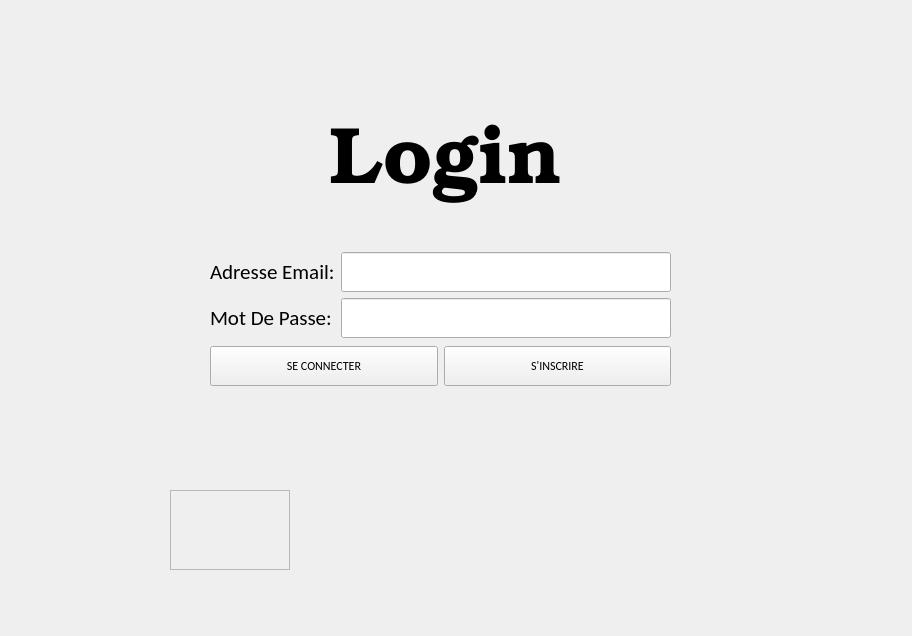
<?xml version="1.0" encoding="UTF-8"?>
<ui version="4.0">
 <class>login</class>
 <widget class="QWidget" name="login">
  <property name="geometry">
   <rect>
    <x>0</x>
    <y>0</y>
    <width>912</width>
    <height>636</height>
   </rect>
  </property>
  <property name="windowTitle">
   <string>Form</string>
  </property>
  <widget class="QFrame" name="frame">
   <property name="geometry">
    <rect>
     <x>170</x>
     <y>490</y>
     <width>120</width>
     <height>80</height>
    </rect>
   </property>
   <property name="frameShape">
    <enum>QFrame::StyledPanel</enum>
   </property>
   <property name="frameShadow">
    <enum>QFrame::Raised</enum>
   </property>
  </widget>
  <widget class="QLabel" name="label">
   <property name="geometry">
    <rect>
     <x>190</x>
     <y>90</y>
     <width>511</width>
     <height>151</height>
    </rect>
   </property>
   <property name="font">
    <font>
     <family>Bookman Old Style</family>
     <pointsize>60</pointsize>
    </font>
   </property>
   <property name="text">
    <string>Login</string>
   </property>
   <property name="alignment">
    <set>Qt::AlignCenter</set>
   </property>
  </widget>
  <widget class="QWidget" name="layoutWidget">
   <property name="geometry">
    <rect>
     <x>210</x>
     <y>250</y>
     <width>461</width>
     <height>140</height>
    </rect>
   </property>
   <layout class="QVBoxLayout" name="verticalLayout_3">
    <item>
     <layout class="QHBoxLayout" name="horizontalLayout_2">
      <item>
       <layout class="QVBoxLayout" name="verticalLayout_2">
        <item>
         <widget class="QLabel" name="label_2">
          <property name="font">
           <font>
            <family>Calibri</family>
            <pointsize>16</pointsize>
           </font>
          </property>
          <property name="text">
           <string>Adresse Email:</string>
          </property>
         </widget>
        </item>
        <item>
         <widget class="QLabel" name="label_3">
          <property name="font">
           <font>
            <family>Calibri</family>
            <pointsize>16</pointsize>
           </font>
          </property>
          <property name="text">
           <string>Mot De Passe:</string>
          </property>
         </widget>
        </item>
       </layout>
      </item>
      <item>
       <layout class="QVBoxLayout" name="verticalLayout">
        <item>
         <widget class="QLineEdit" name="emailLine">
          <property name="minimumSize">
           <size>
            <width>200</width>
            <height>40</height>
           </size>
          </property>
          <property name="font">
           <font>
            <family>Calibri</family>
            <pointsize>13</pointsize>
           </font>
          </property>
          <property name="inputMask">
           <string/>
          </property>
          <property name="frame">
           <bool>true</bool>
          </property>
         </widget>
        </item>
        <item>
         <widget class="QLineEdit" name="passwordLine">
          <property name="minimumSize">
           <size>
            <width>200</width>
            <height>40</height>
           </size>
          </property>
          <property name="font">
           <font>
            <family>Calibri</family>
            <pointsize>13</pointsize>
           </font>
          </property>
          <property name="inputMask">
           <string/>
          </property>
          <property name="echoMode">
           <enum>QLineEdit::Password</enum>
          </property>
         </widget>
        </item>
       </layout>
      </item>
     </layout>
    </item>
    <item>
     <layout class="QHBoxLayout" name="horizontalLayout">
      <item>
       <widget class="QPushButton" name="loginButton">
        <property name="minimumSize">
         <size>
          <width>100</width>
          <height>40</height>
         </size>
        </property>
        <property name="font">
         <font>
          <family>Calibri</family>
         </font>
        </property>
        <property name="text">
         <string>SE CONNECTER</string>
        </property>
       </widget>
      </item>
      <item>
       <widget class="QPushButton" name="pushButton_2">
        <property name="minimumSize">
         <size>
          <width>100</width>
          <height>40</height>
         </size>
        </property>
        <property name="font">
         <font>
          <family>Calibri</family>
         </font>
        </property>
        <property name="text">
         <string>S'INSCRIRE</string>
        </property>
       </widget>
      </item>
     </layout>
    </item>
   </layout>
  </widget>
 </widget>
 <resources/>
 <connections>
  <connection>
   <sender>loginButton</sender>
   <signal>clicked()</signal>
   <receiver>login</receiver>
   <slot>connecter()</slot>
   <hints>
    <hint type="sourcelabel">
     <x>387</x>
     <y>352</y>
    </hint>
    <hint type="destinationlabel">
     <x>159</x>
     <y>423</y>
    </hint>
   </hints>
  </connection>
  <connection>
   <sender>pushButton_2</sender>
   <signal>clicked()</signal>
   <receiver>login</receiver>
   <slot>inscrire()</slot>
   <hints>
    <hint type="sourcelabel">
     <x>572</x>
     <y>349</y>
    </hint>
    <hint type="destinationlabel">
     <x>721</x>
     <y>418</y>
    </hint>
   </hints>
  </connection>
 </connections>
 <slots>
  <slot>connecter()</slot>
  <slot>inscrire()</slot>
 </slots>
</ui>
